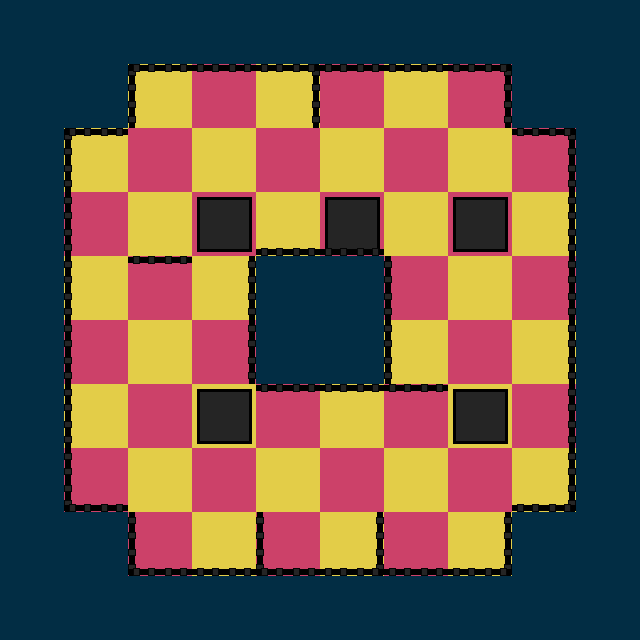

The image is a tile-based game level rendered from a .tmx file. Its description and source (layers, tilesets, objects; grid data summarised) follow:
An orthogonal 10x10 tile map with 64x64 px tiles, 5 tile layers (ground, left, right, top, ...) and 2 objects (Goal, Player).

<map version="1.0" orientation="orthogonal" renderorder="right-down" width="10" height="10" tilewidth="64" tileheight="64" nextobjectid="3">
 <tileset firstgid="1" name="tileset_00" tilewidth="64" tileheight="64" tilecount="32" columns="8">
  <image source="../images/tileset_00.png" width="512" height="256" />
  <tile id="0">
   <properties>
    <property name="tileType" value="void" />
   </properties>
  </tile>
  <tile id="1">
   <properties>
    <property name="tileType" value="ground" />
   </properties>
  </tile>
  <tile id="2">
   <properties>
    <property name="tileType" value="ground" />
   </properties>
  </tile>
  <tile id="3">
   <properties>
    <property name="tileType" value="fullBlock" />
   </properties>
  </tile>
  <tile id="8">
   <properties>
    <property name="edgeType" value="left" />
   </properties>
  </tile>
  <tile id="9">
   <properties>
    <property name="edgeType" value="right" />
   </properties>
  </tile>
  <tile id="10">
   <properties>
    <property name="edgeType" value="up" />
   </properties>
  </tile>
  <tile id="11">
   <properties>
    <property name="edgeType" value="down" />
   </properties>
  </tile>
  <tile id="16">
   <properties>
    <property name="tileType" value="gap" />
   </properties>
  </tile>
  <tile id="17">
   <properties>
    <property name="tileType" value="gap" />
   </properties>
  </tile>
  <tile id="18">
   <properties>
    <property name="tileType" value="turnRight" />
   </properties>
  </tile>
  <tile id="19">
   <properties>
    <property name="tileType" value="turnRight" />
   </properties>
  </tile>
  <tile id="24">
   <properties>
    <property name="tileType" value="turnLeft" />
   </properties>
  </tile>
  <tile id="25">
   <properties>
    <property name="tileType" value="turnLeft" />
   </properties>
  </tile>
 </tileset>
 <layer name="ground" width="10" height="10">
  <properties>
   <property name="tileset" value="tileset_00" />
   <property name="type" value="base" />
  </properties>
  <data>[100 cells, 100 non-empty, 5 distinct tile ids]</data>
 </layer>
 <layer name="left" width="10" height="10">
  <properties>
   <property name="edge" value="left" />
   <property name="tileset" value="tileset_00" />
   <property name="type" value="edge" />
  </properties>
  <data>[100 cells, 11 non-empty, 1 distinct tile ids]</data>
 </layer>
 <layer name="right" width="10" height="10">
  <properties>
   <property name="edge" value="right" />
   <property name="tileset" value="tileset_00" />
   <property name="type" value="edge" />
  </properties>
  <data>[100 cells, 12 non-empty, 1 distinct tile ids]</data>
 </layer>
 <layer name="top" width="10" height="10">
  <properties>
   <property name="edge" value="up" />
   <property name="tileset" value="tileset_00" />
   <property name="type" value="edge" />
  </properties>
  <data>[100 cells, 12 non-empty, 1 distinct tile ids]</data>
 </layer>
 <layer name="bottom" width="10" height="10">
  <properties>
   <property name="edge" value="down" />
   <property name="tileset" value="tileset_00" />
   <property name="type" value="edge" />
  </properties>
  <data>[100 cells, 10 non-empty, 1 distinct tile ids]</data>
 </layer>
 <objectgroup name="actors">
  <object id="1" name="Goal" type="Goal" x="352" y="400">
   <properties>
    <property name="type" value="goal" />
   </properties>
   <polygon points="0,0 -16,32 16,32" />
  </object>
  <object id="2" name="Player" type="Player" x="336" y="96" width="32" height="32">
   <properties>
    <property name="facing" value="right" />
    <property name="gid" type="int" value="8" />
    <property name="speed" type="float" value="300" />
    <property name="type" value="player" />
   </properties>
   <ellipse />
  </object>
 </objectgroup>
</map>
